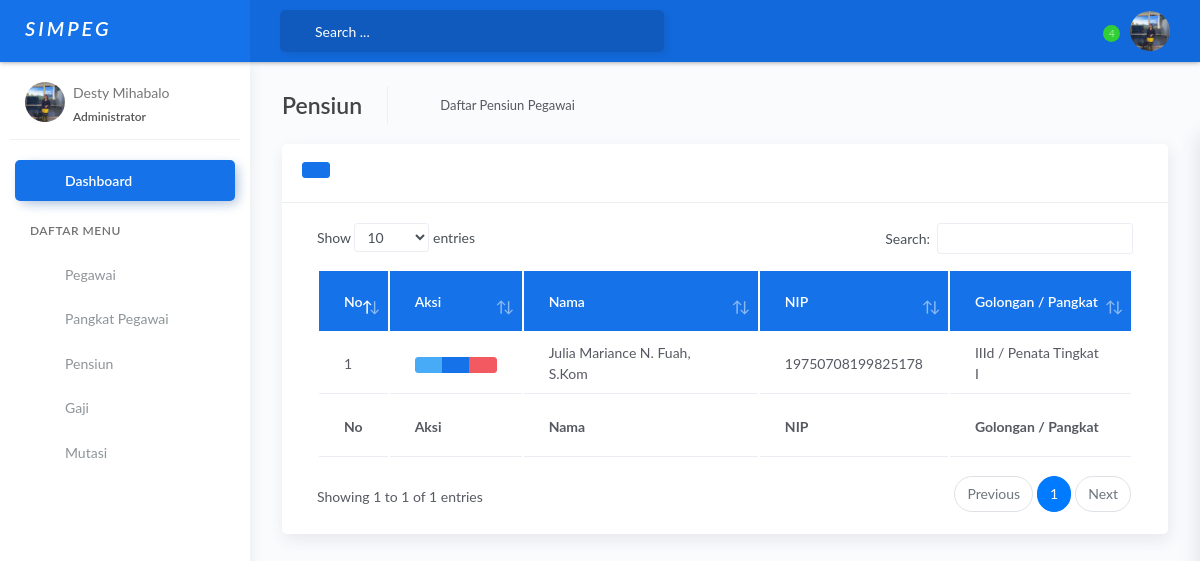
Page /daftarPensiun.php (signed in) on the committed database.
### tables this page shows
CREATE TABLE `pensiun` (
  `id_pensiun` int(11) NOT NULL,
  `id_pegawai` int(11) NOT NULL,
  `masa_kerja_golongan` varchar(300) NOT NULL,
  `tgl_pensiun` date NOT NULL,
  `masa_kerja` varchar(300) NOT NULL,
  `sk_pensiun` varchar(500) NOT NULL
);

CREATE TABLE `pegawai` (
  `id_pegawai` int(11) NOT NULL,
  `nama_pegawai` varchar(200) NOT NULL,
  `nip` varchar(25) NOT NULL,
  `jk` varchar(50) NOT NULL,
  `tempat_lahir` varchar(100) NOT NULL,
  `tgl_lahir` date NOT NULL,
  `alamat` varchar(300) NOT NULL,
  `agama` varchar(100) NOT NULL,
  `pendidikan_terakhir` varchar(100) NOT NULL,
  `gol_pegawai` varchar(100) NOT NULL,
  `status_kawin` varchar(100) NOT NULL,
  `pangkat` varchar(200) NOT NULL,
  `jabatan` varchar(300) NOT NULL,
  `telepon` varchar(13) NOT NULL,
  `foto` varchar(500) NOT NULL,
  `email` varchar(300) NOT NULL,
  `status` varchar(100) NOT NULL DEFAULT 'Aktif'
);

### daftarPensiun.php (the view, shortened to what this page needs)
<?php
include 'koneksi.php';
?>
<!DOCTYPE html>
<html lang="en">
<head>
    <link rel="stylesheet" href="assets/css/bootstrap.min.css">
    <link rel="stylesheet" href="assets/css/atlantis.min.css">
    <link rel="stylesheet" href="assets/css/demo.css">
</head>
<body>
    <div class="wrapper">
        <div class="main-header">
            <div class="logo-header" data-background-color="blue">
                <a href="indexAdmin.php" class="logo">
                    <b>
                        <p class="navbar-brand text-align-center" style="font-size: 20px; font-style: italic; color: #FFF; letter-spacing: 3px; ">SIMPEG</p>
                    </b>
                </a>
                <div class="nav-toggle">
                    <button class="btn btn-toggle toggle-sidebar">
                    </button>
                </div>
            </div>
            <?php require 'navbarTop.php';  ?>
        </div>
        <?php require 'navbarSide.php' ?>
        <div class="main-panel">
            <div class="content">
                <div class="page-inner">
                    <div class="page-header">
                        <h4 class="page-title">Pensiun</h4>
                        <ul class="breadcrumbs">
                            <li class="nav-item">
                                <a href="daftarPensiun.php">Daftar Pensiun Pegawai</a>
                            </li>
                        </ul>
                    </div>
                    <div class="row">
                        <div class="col-md-12">
                            <div class="card">
                                <div class="card-header">
                                    <h6>
                                        <a href="" class="btn btn-sm btn-primary" title="Tambah Data Baru" data-toggle="modal" data-target="#tambahPensiun">
                                        </a>
                                    </h6>
                                </div>
                                <div class="card-body">
                                    <div class="table-responsive">
                                        <table id="basic-datatables" class="table table-head-bg-primary mt-4 table-hover">
                                            <thead>
                                                <tr>
                                                    <th>No</th>
                                                    <th>Aksi</th>
                                                    <th>Nama</th>
                                                    <th>NIP</th>
                                                    <th>Golongan / Pangkat</th>
                                                </tr>
                                            </thead>
                                            <tfoot>
                                                <tr>
                                                    <th>No</th>
                                                    <th>Aksi</th>
                                                    <th>Nama</th>
                                                    <th>NIP</th>
                                                    <th>Golongan / Pangkat</th>
                                                </tr>
                                            </tfoot>
                                            <tbody>
                                                <?php $nomor = 1; ?>
                                                <?php $dataPensiun = $koneksi->query("SELECT * FROM pensiun JOIN pegawai ON pensiun.id_pegawai=pegawai.id_pegawai"); ?>
                                                <?php while ($pensiun = $dataPensiun->fetch_assoc()) { ?>
                                                    <tr>
                                                        <td><?php echo $nomor; ?></td>
                                                        <td>
                                                            <div class="btn-group" role="group" aria-label="Basic example">
                                                                <a href="detailPensiun.php?id=<?php echo $pensiun['id_pensiun']; ?>" class="btn btn-sm btn-info" title="Detail">
                                                                </a>
                                                                <a href="" class="btn btn-sm btn-primary" data-toggle="modal" data-target="#ubahPensiun<?php echo $pensiun['id_pensiun']; ?>" title="Ubah">
                                                                </a>
                                                                <a href="hapusPensiun.php?id=<?php echo $pensiun['id_pensiun']; ?>" onclick="return confirm('Anda yakin ingin menghapus data ini?')" class="btn btn-sm btn-danger" title="Hapus">
                                                                </a>
                                                            </div>
                                                        </td>
                                                        <td><?php echo $pensiun['nama_pegawai']; ?></td>
                                                        <td><?php echo $pensiun['nip']; ?></td>
                                                        <td><?php echo $pensiun['gol_pegawai']; ?> / <?php echo $pensiun['pangkat']; ?></td>
                                                    </tr>
                                                    <?php $nomor++; ?>
                                                <?php } ?>
                                            </tbody>
                                        </table>
                                    </div>
                                </div>
                            </div>
                        </div>
                    </div>
                </div>
            </div>
        </div>
        <?php require 'footer.php'; ?>
    </div>
</body>
</html>

### navbarTop.php (shortened to what this page needs)
<nav class="navbar navbar-header navbar-expand-lg" data-background-color="blue2">
    <div class="container-fluid">
        <div class="collapse" id="search-nav">
            <form class="navbar-left navbar-form nav-search mr-md-3">
                <div class="input-group">
                    <div class="input-group-prepend">
                        <button type="submit" class="btn btn-search pr-1">
                        </button>
                    </div>
                    <input type="text" placeholder="Search ..." class="form-control">
                </div>
            </form>
        </div>
        <ul class="navbar-nav topbar-nav ml-md-auto align-items-center">
            <li class="nav-item dropdown hidden-caret">
                <a class="nav-link dropdown-toggle" href="#" id="notifDropdown" role="button" data-toggle="dropdown" aria-haspopup="true" aria-expanded="false">
                    <span class="notification">4</span>
                </a>
            </li>
            <li class="nav-item dropdown hidden-caret">
                <a class="dropdown-toggle profile-pic" data-toggle="dropdown" href="#" aria-expanded="false">
                    <?php
                    $id_admin = $_SESSION["admin"]["id_admin"];
                    $ambil = $koneksi->query("SELECT * FROM admin WHERE id_admin ='$id_admin'");
                    $pecah = $ambil->fetch_assoc();
                    ?>
                    <div class="avatar-sm">
                        <img src="foto_admin/<?php echo $pecah["foto"]; ?>" alt="..." class="avatar-img rounded-circle">
                    </div>
                </a>
            </li>
        </ul>
    </div>
</nav>

### navbarSide.php (shortened to what this page needs)
<div class="sidebar sidebar-style-2">
    <div class="sidebar-wrapper scrollbar scrollbar-inner">
        <div class="sidebar-content">
            <div class="user">
                <?php
                $id_admin = $_SESSION["admin"]["id_admin"];
                $ambil = $koneksi->query("SELECT * FROM admin WHERE id_admin ='$id_admin'");
                $pecah = $ambil->fetch_assoc();
                ?>
                <div class="avatar-sm float-left mr-2">
                    <img src="foto_admin/<?php echo $pecah["foto"]; ?>" alt="..." class="avatar-img rounded-circle">
                </div>
                <div class="info">
                    <a href="dataAdmin.php">
                        <span>
                            <?php echo $_SESSION['admin']['nama']; ?>
                            <span class="user-level">Administrator</span>
                        </span>
                    </a>
                </div>
            </div>
            <ul class="nav nav-primary">
                <li class="nav-item active">
                    <a href="indexAdmin.php" class="collapsed">
                        <p>Dashboard</p>
                    </a>
                </li>
                <li class="nav-section">
                    <h4 class="text-section">Daftar Menu</h4>
                </li>
                <li class="nav-item">
                    <a href="daftarPegawai.php">
                        <p>Pegawai</p>
                    </a>
                </li>
                <li class="nav-item">
                    <a href="daftarPangkat.php">
                        <p>Pangkat Pegawai</p>
                    </a>
                </li>
                <li class="nav-item">
                    <a href="daftarPensiun.php">
                        <p>Pensiun</p>
                    </a>
                </li>
                <li class="nav-item">
                    <a href="daftarGaji.php">
                        <p>Gaji</p>
                    </a>
                </li>
                <li class="nav-item">
                    <a href="daftarMutasi.php">
                        <p>Mutasi</p>
                    </a>
                </li>
            </ul>
        </div>
    </div>
</div>

### rows in the picture
pensiun: id_pegawai.nama_pegawai "Julia Mariance N. Fuah, S.Kom", id_pegawai.nip "19750708199825178", id_pegawai.gol_pegawai "IIId", id_pegawai.pangkat "Penata Tingkat I"

### other values in the picture
$_SESSION['admin']['nama'] "Desty Mihabalo"
